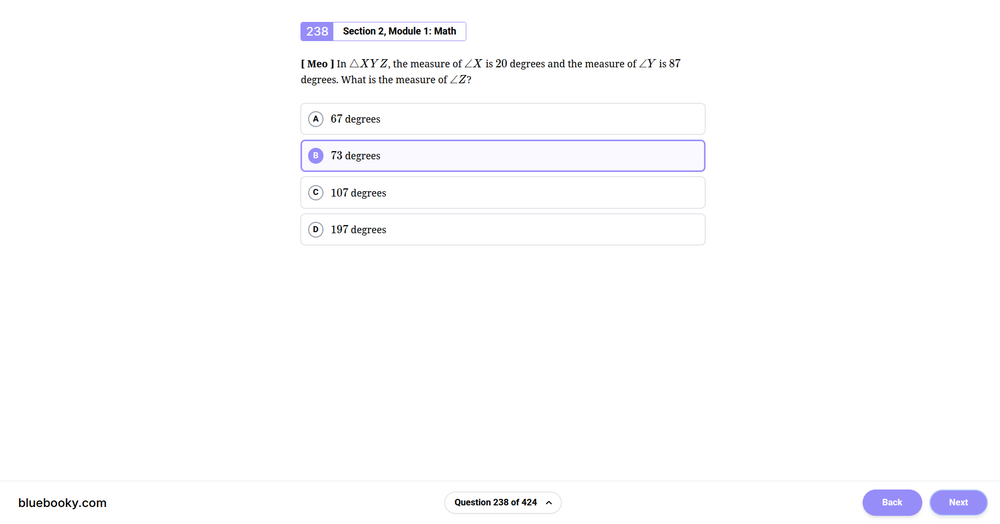
#> input picture scripts/extracted_june_samples/page_2_img_0_Im0.png, 1000 x 524 px, shrunk from 1827 x 957 before the run, found by its file name
$ python crop_test.py
#> lines starting #> are read from the running program, lines starting #| are printed output that depends on the picture
from PIL import Image

img = Image.open(r"C:\dev\vespera\scripts\extracted_june_samples\page_2_img_0_Im0.png")
#> img is the input picture: PIL image 1000x524 RGBA; mean R, G, B, A 252.4, 252.3, 253.5, 255
w, h = img.size
#> w = 1000; h = 524

# Crop right side
right_img = img.crop((w // 2, 0, w, h))
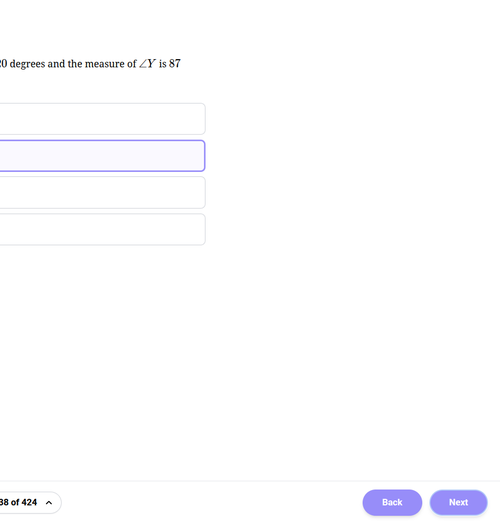
#> right_img: PIL image 500x524 RGBA; mean R, G, B, A 252.9, 252.7, 254.3, 255
right_img.save(r"C:\dev\vespera\scripts\extracted_june_samples\page_2_right.png")

# Also crop left side (question prompt)
left_img = img.crop((0, 0, w // 2, h))
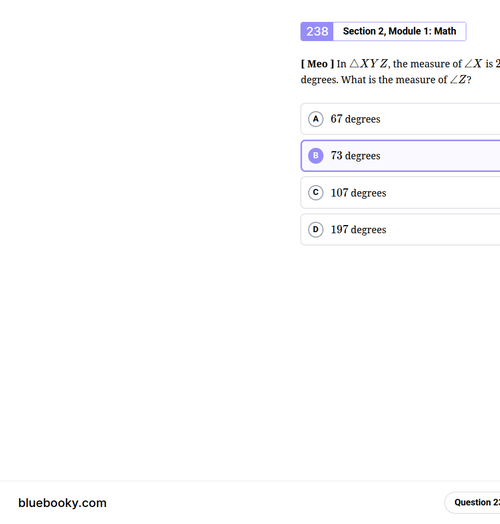
#> left_img: PIL image 500x524 RGBA; mean R, G, B, A 252, 251.9, 252.8, 255
left_img.save(r"C:\dev\vespera\scripts\extracted_june_samples\page_2_left.png")

print("Saved left and right crops of page 2")

$ run again, with scripts/extracted_june_samples/page_100_img_0_Im0.png copied over scripts/extracted_june_samples/page_2_img_0_Im0.png
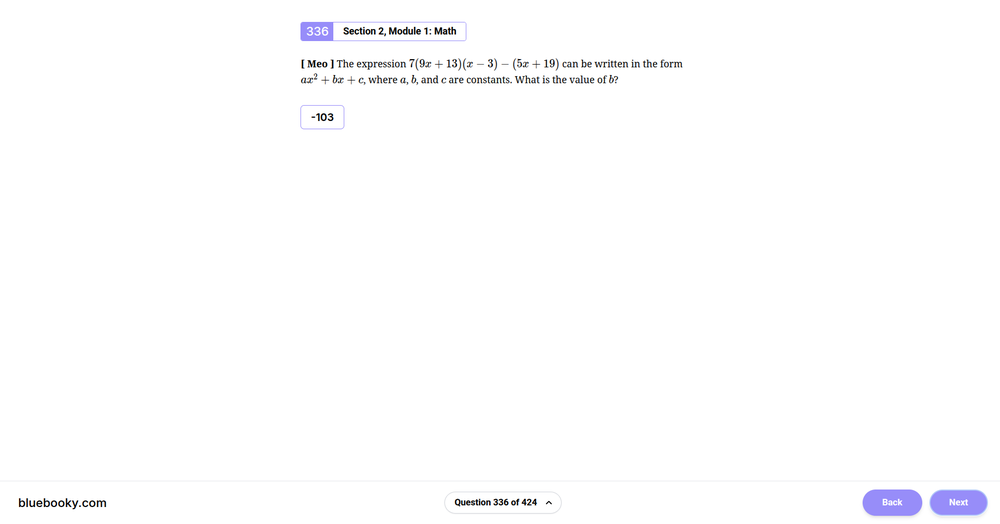
#> input picture scripts/extracted_june_samples/page_100_img_0_Im0.png, 1000 x 524 px, shrunk from 1827 x 957 before the run, found by its file name
#> img is the input picture: PIL image 1000x524 RGBA; mean R, G, B, A 253.1, 253.1, 253.8, 255
#> `right_img = img.crop((w // 2, 0, w, h))`:
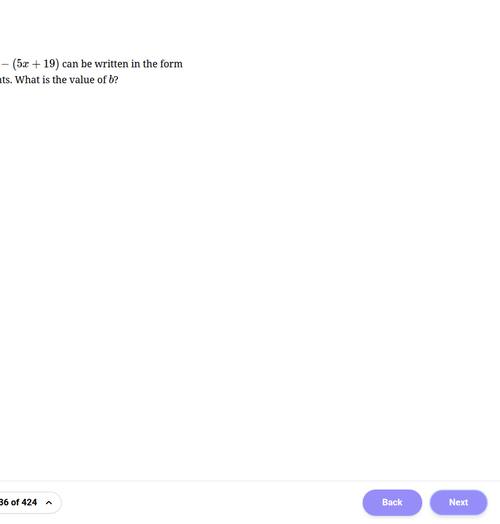
#> right_img: PIL image 500x524 RGBA; mean R, G, B, A 253.2, 253.1, 254.2, 255
#> `left_img = img.crop((0, 0, w // 2, h))`:
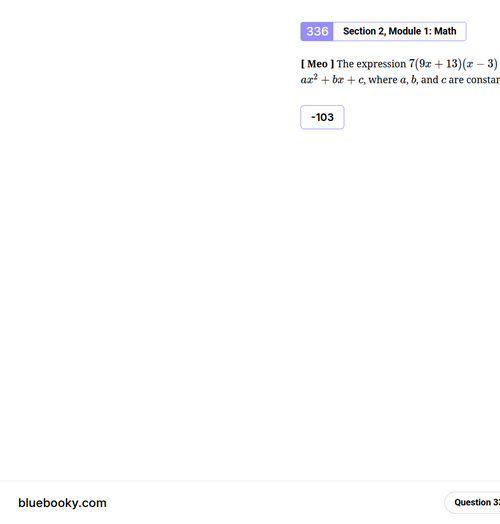
#> left_img: PIL image 500x524 RGBA; mean R, G, B, A 253.1, 253.1, 253.4, 255

$ run again, with scripts/extracted_june_samples/page_10_img_0_Im0.png copied over scripts/extracted_june_samples/page_2_img_0_Im0.png
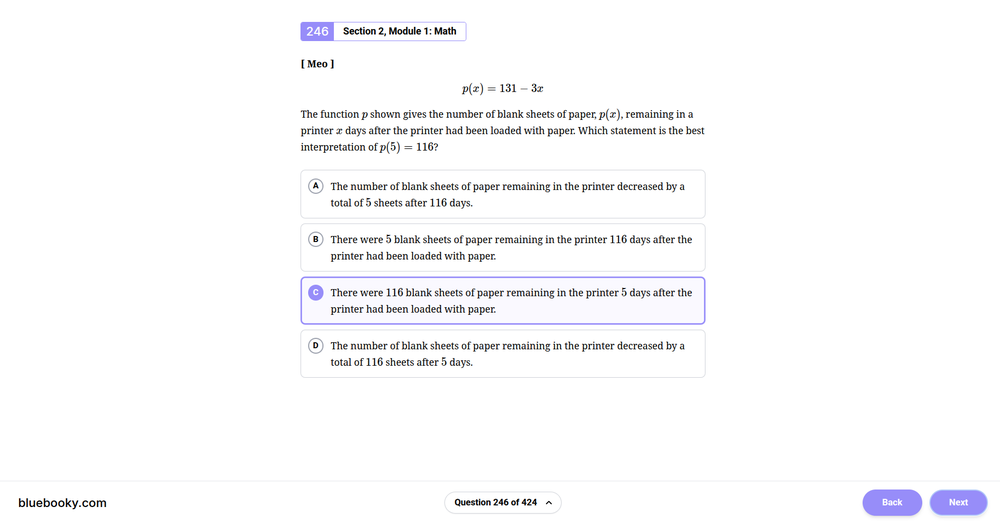
#> input picture scripts/extracted_june_samples/page_10_img_0_Im0.png, 1000 x 524 px, shrunk from 1827 x 957 before the run, found by its file name
#> img is the input picture: PIL image 1000x524 RGBA; mean R, G, B, A 249.9, 249.8, 251, 255
#> `right_img = img.crop((w // 2, 0, w, h))`:
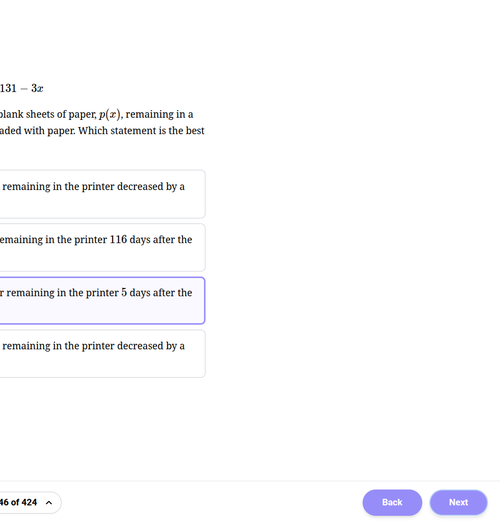
#> right_img: PIL image 500x524 RGBA; mean R, G, B, A 250.6, 250.5, 252.1, 255
#> `left_img = img.crop((0, 0, w // 2, h))`:
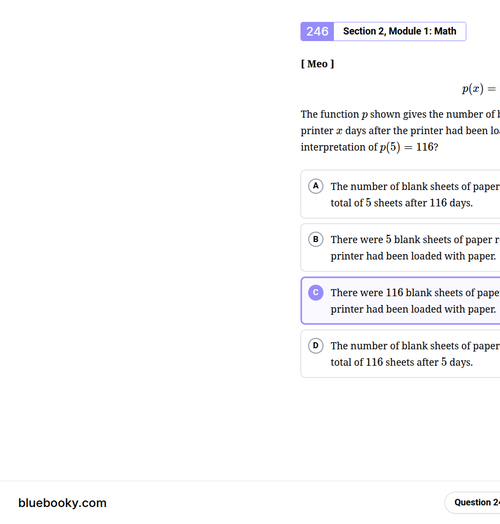
#> left_img: PIL image 500x524 RGBA; mean R, G, B, A 249.1, 249.1, 249.9, 255
